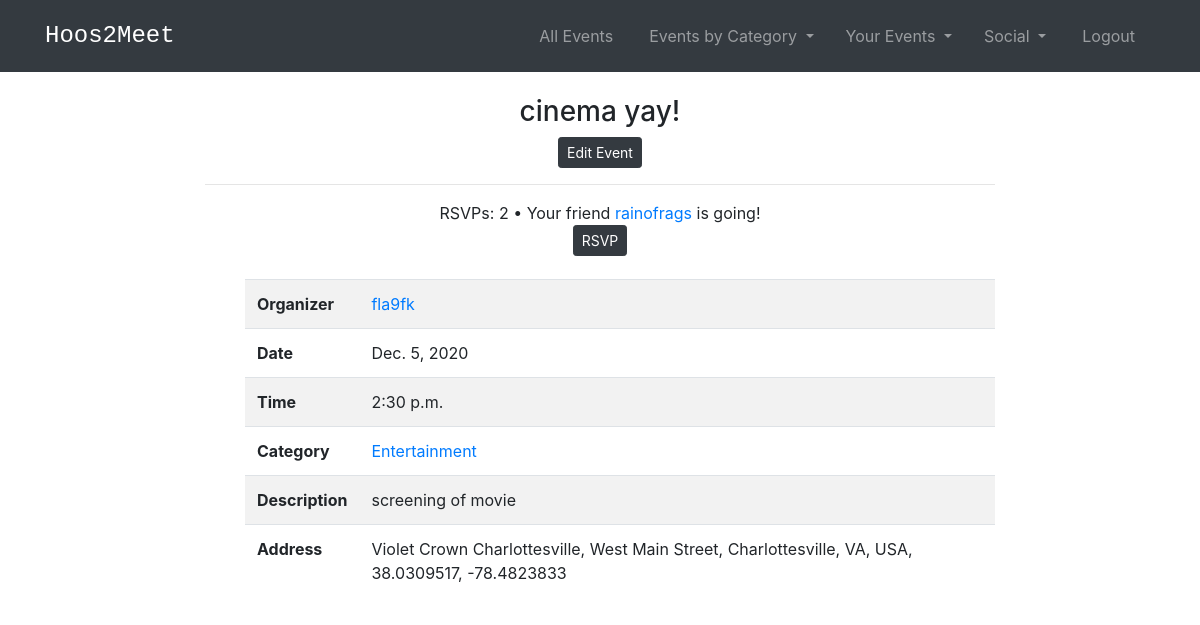
The page /events/4/ (signed in) on the database as committed earlier.
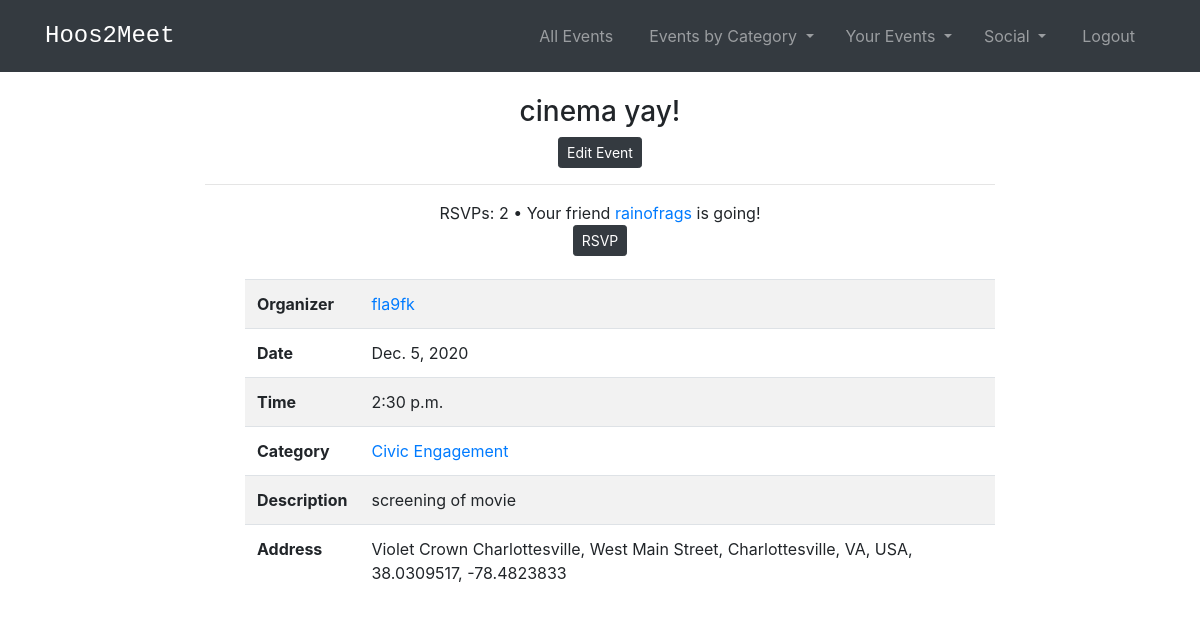
The same page on the database as committed later.
### events/models.py (models this page shows, shortened)
class Event(models.Model):
    title_text = models.CharField("Event Name", max_length=255)
    date = models.DateField(default=datetime.date.today)
    time = models.TimeField(default = '14:30',help_text="Enter in 24 hour format (eg - 2:45 or 16:45)")
    category_text = models.CharField("Category", max_length=255,default = 'Uncategorized')
    description_text = models.CharField("Description", max_length=200)
    organizer = models.ForeignKey(User, default = 1, on_delete=models.CASCADE,related_name='organizer')
    location=PlacesField()
    rsvps = models.ManyToManyField(User, related_name='rsvps') #blank=True )
    def rsvp_total(self):
        return self.rsvps.count()
    def rsvps_list(self):
        return self.rsvps
    def rsvps_list_all(self):
        return self.rsvps.all()
    """"
    def get_absolute_url(self):
        return reverse('events:detail', kwargs={'pk': self.pk})
    """

### events/views.py (the view)
# urls.py: path('<int:pk>/', views.DetailView.as_view(), name = 'detail'),
class DetailView(generic.DetailView):
    model = Event
    template_name = 'events/detail.html'
    def get_context_data(self, *args, **kwargs):
        cat_menu = Category.objects.all()
        stuff = get_object_or_404(Event, id=self.kwargs['pk'])
        rsvp_total = stuff.rsvp_total()
        rsvps_list = stuff.rsvps_list()
        context=super(DetailView, self).get_context_data(*args, **kwargs)
        context["cat_menu"]=cat_menu
        context["rsvp_total"]=rsvp_total
        context["rsvps_list"]= stuff.rsvps.all()
        context["friends"] = self.request.user.profile.friends.all()
        friend_rsvps = 0
        for profile in stuff.rsvps.all() :
            if profile in self.request.user.profile.friends.all():
                friend_rsvps += 1
        context["friend_rsvps"] = friend_rsvps
        return context

### events/models.py (called while the page is built)
    def __str__(self):
        return self.name

    def get_friends(self):
        return self.friends.all()

### events/templates/events/detail.html (shortened to what this page needs)
<!DOCTYPE html>
<html>
  <head>
  </head>
  {% extends 'base.html' %}
  {% load static %}
    {% block content %}
    <h3 class = 'text-center'>{{ event.title_text }} </h3>
      {% if user.id == event.organizer.id %}
      <div class = 'text-center'>
        <a class = 'btn btn-dark btn-sm'href = "{% url 'events:update_event' event.id %}"> Edit Event</a>
        <br>
      </div>
      {% endif %}
      <div class = 'text-center'>
        <hr>
        {% if not user in rsvps_list %}
        <form action="{% url 'events:rsvp_event' event.pk%}" method="POST">
          RSVPs: {{ rsvp_total }}
          {% if friend_rsvps != 0%}
          {% if friend_rsvps == 1%}
          • Your friend
              {% for friend in user.profile.get_friends %}
              {% for rsvp in event.rsvps_list_all %}
              {% if friend == rsvp %}
              <a href = "{%url 'social_app:profile_page' friend.id%}">{{ friend.username }}</a>
              {% endif %}
              {% endfor %}
            {%endfor%}
            is going!
            {% endif %}
          {% endif %}
          <br/>
        <button type="submit", name="event_id", value="{{ event.id }}", class="btn btn-dark btn-sm">
        RSVP
        </button>
        <br/>
      </form>
      {% endif %}
      <br/>
      </div>
    <ul>
    <table class="table table-striped">
        <tbody>
        <tr>
          <th scope="row">Organizer</th>
          <td><a href = "{%url 'social_app:profile_page' event.organizer.profile.id%}">{{ event.organizer.username }}</a></td>
        </tr>
        <tr>
          <th scope="row">Date</th>
          <td>{{ event.date }}</td>
        </tr><tr>
          <th scope="row">Time</th>
          <td>{{ event.time }}</td>
        </tr>
        <tr>
          <th scope="row">Category</th>
          <td><a href = "{%url 'events:category' event.category_text%}">{{ event.category_text }}</a></td>
        </tr>
        <tr>
          <th scope="row">Description</th>
          <td>{{ event.description_text }}</td>
        </tr>
        <tr>
          <th scope="row">Address</th>
          <td>{{ event.location }}</td>
        </tr>
        </tbody>
    </table>
    <div id="map">
    </div>
  </ul>
    {% endblock %}

### templates/base.html (shortened to what this page needs)
<!DOCTYPE html>
<html lang='en'>
    <head>
        <link rel="stylesheet" href="https://stackpath.bootstrapcdn.com/bootstrap/4.3.1/css/bootstrap.min.css">
       <link href="https://cdn.jsdelivr.net/gh/gitbrent/bootstrap4-toggle@3.6.1/css/bootstrap4-toggle.min.css" rel="stylesheet">
        {% load socialaccount %}
    </head>
    <body>
      <nav class="navbar navbar-expand-lg navbar-dark bg-dark fixed-top" id="mainNav">
        <div class="container">
            <a class="navbar-brand js-scroll-trigger" href="{% url 'home' %}">Hoos2Meet</a>
            {% if user.is_authenticated %}
            <div class="collapse navbar-collapse" id="navbarResponsive">
                <ul class="navbar-nav ml-auto my-2 my-lg-0">
                    <li class="nav-item mx-0 mx-lg-1"><a class="nav-link py-3 px-0 px-lg-3 rounded js-scroll-trigger" href="{% url 'events:event_list' %}">All Events</a></li>
                    {% if cat_menu %}
                    <li class="nav-item dropdown ">
                        <a class="nav-link py-3 px-0 px-lg-3 dropdown-toggle" href="#" id="navbarDropdown" role="button" data-toggle="dropdown" aria-haspopup="true" aria-expanded="false">
                          Events by Category
                        </a>
                      </li>
                    {%else%}
                        <li class="nav-item mx-0 mx-lg-1"><a class="nav-link py-3 px-0 px-lg-3 rounded js-scroll-trigger" href="{% url 'events:category-list' %}">Events by Category</a></li>
                    {% endif %}
                    <li class="nav-item dropdown ">
                      <a class="nav-link py-3 px-0 px-lg-3 dropdown-toggle" href="#" id="navbarDropdown" role="button" data-toggle="dropdown" aria-haspopup="true" aria-expanded="false">
                        Your Events
                      </a>
                  </li>
                    <li class="nav-item dropdown ">
                        <a class="nav-link py-3 px-0 px-lg-3 dropdown-toggle" href="#" id="navbarDropdown" role="button" data-toggle="dropdown" aria-haspopup="true" aria-expanded="false">
                          Social
                        </a>
                    </li>
                    <li class="nav-item mx-0 mx-lg-1"><a class="nav-link py-3 px-0 px-lg-3 rounded js-scroll-trigger" href="/accounts/logout">Logout</a></li>
                </ul>
            </div>
        </div>
        {% endif %}
      </nav>
    <div id='content', name='content', class='main'>
        <div class="row justify-content-center">
            <div class="col-8">
                {% block content %}
                {% endblock content %}
            </div>
        </div>
    </div>
  </body>
</html>

### templates/base.html (style rules this page uses)
body { padding-top: 70px; }
.navbar-brand { font-family:Rockwell,Courier Bold,Courier,Georgia,Times,Times New Roman,serif; font-size: x-large; }

### events/templates/events/detail.html (style rules this page uses)
#map { height: 400px; width: 100%; }

Rows that differ between the two databases and show on the page:
changed Event "cinema yay!": category_text "Entertainment" → "Civic Engagement"
